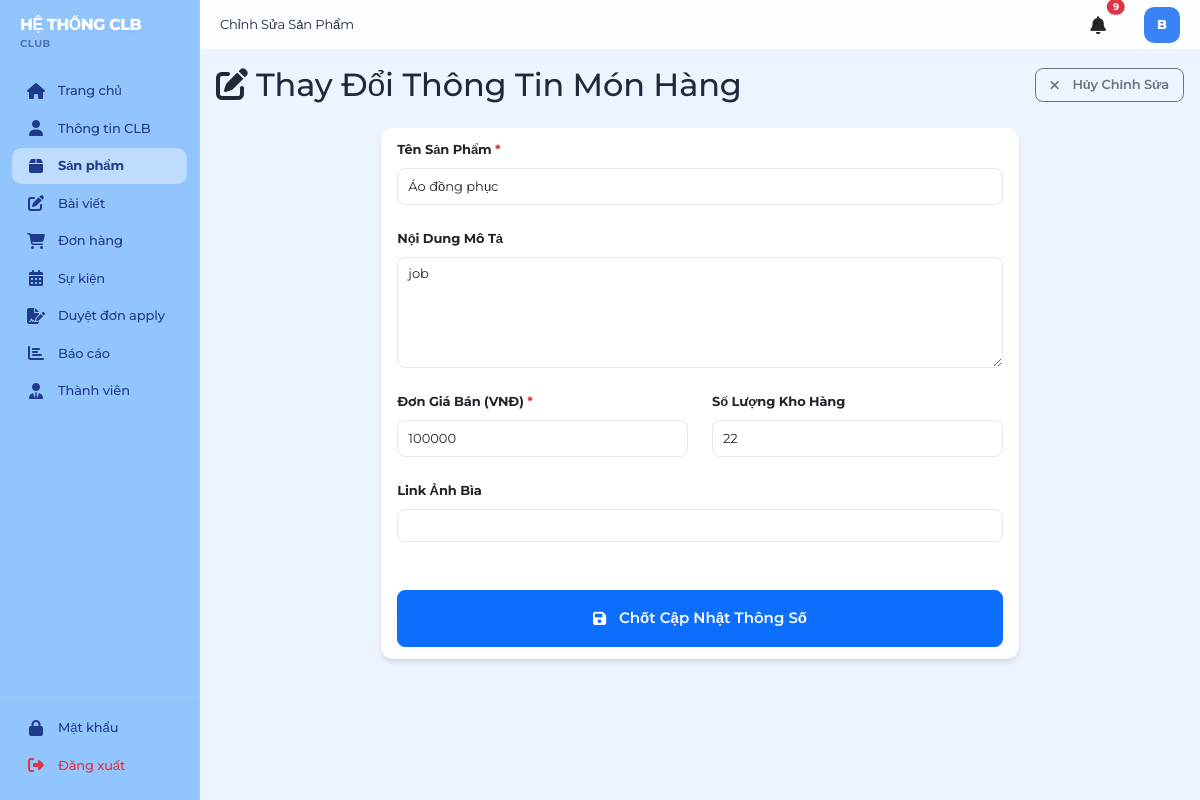
Page /club/products/edit/1 (signed in) on the committed database.
### models.py (models this page shows, shortened)
class User(db.Model):
    __tablename__ = 'users'
    id = db.Column(db.Integer, primary_key=True)
    username = db.Column(db.String(120), unique=True, nullable=False)
    email = db.Column(db.String(120), unique=True, nullable=False)
    password_hash = db.Column(db.String(255), nullable=False)
    user_type = db.Column(db.String(20), nullable=False)  # student, club, admin
    status = db.Column(db.String(20), default=STATUS_ACTIVE)  # active, inactive
    created_at = db.Column(db.DateTime, default=datetime.utcnow)
    updated_at = db.Column(db.DateTime, default=datetime.utcnow, onupdate=datetime.utcnow)
    student_profile = db.relationship('Student', backref='user', uselist=False, cascade='all, delete-orphan')
    club_profile = db.relationship('Club', backref='user', uselist=False, cascade='all, delete-orphan', foreign_keys='Club.user_id')
    def is_student(self):
        return self.user_type == USER_TYPE_STUDENT
    def is_club(self):
        return self.user_type == USER_TYPE_CLUB

class Product(db.Model):
    __tablename__ = 'products'
    id = db.Column(db.Integer, primary_key=True)
    club_id = db.Column(db.Integer, db.ForeignKey('clubs.id'), nullable=False)
    product_name = db.Column(db.String(200), nullable=False)
    description = db.Column(db.Text)
    price = db.Column(db.Float, nullable=False)
    quantity = db.Column(db.Integer, default=0)
    image_url = db.Column(db.String(255))
    status = db.Column(db.String(20), default=STATUS_PENDING)  # pending, approved, active, inactive
    created_at = db.Column(db.DateTime, default=datetime.utcnow)
    updated_at = db.Column(db.DateTime, default=datetime.utcnow, onupdate=datetime.utcnow)
    order_items = db.relationship('OrderItem', backref='product', cascade='all, delete-orphan')

### app.py (the view, shortened to what this page needs)
@app.route('/club/products/edit/<int:product_id>', methods=['GET', 'POST'])
@login_required
def edit_product(product_id):
    if not current_user.is_club():
        return redirect(url_for('index'))
    product = Product.query.get_or_404(product_id)
    if product.club_id != current_user.club_profile.id:
        flash('Bạn không có quyền', 'danger')
        return redirect(url_for('club_products'))
    return render_template('club/edit_product.html', product=product)

### templates/club/edit_product.html (shortened to what this page needs)
{% extends "base.html" %}
{% block page_title %}Chỉnh Sửa Sản Phẩm{% endblock %}
{% block content %}
<div class="d-flex justify-content-between align-items-center mb-4">
    <h2 class="page-title mb-0">
        <i class="fas fa-edit me-2"></i>Thay Đổi Thông Tin Món Hàng
    </h2>
    <a href="{{ url_for('club_products') }}" class="btn btn-outline-secondary">
        <i class="fas fa-times me-2"></i>Hủy Chỉnh Sửa
    </a>
</div>
<div class="row justify-content-center">
    <div class="col-md-8">
        <div class="card shadow-sm border-0 rounded-4">
            <div class="card-body p-5">
                <form action="{{ url_for('edit_product', product_id=product.id) }}" method="POST">
                    <div class="mb-4">
                        <label for="product_name" class="form-label fw-bold">Tên Sản Phẩm <span class="text-danger">*</span></label>
                        <input type="text" class="form-control form-control-lg" id="product_name" name="product_name" required value="{{ product.product_name }}">
                    </div>
                    <div class="mb-4">
                        <label for="description" class="form-label fw-bold">Nội Dung Mô Tả</label>
                        <textarea class="form-control" id="description" name="description" rows="5">{{ product.description }}</textarea>
                    </div>
                    <div class="row mb-4">
                        <div class="col-md-6">
                            <label for="price" class="form-label fw-bold">Đơn Giá Bán (VNĐ) <span class="text-danger">*</span></label>
                            <input type="number" class="form-control form-control-lg" id="price" name="price" required min="1000" step="1" value="{{ product.price | int }}">
                        </div>
                        <div class="col-md-6">
                            <label for="quantity" class="form-label fw-bold">Số Lượng Kho Hàng</label>
                            <input type="number" class="form-control form-control-lg" id="quantity" name="quantity" min="0" value="{{ product.quantity }}">
                        </div>
                    </div>
                     <div class="mb-4">
                        <label for="image_url" class="form-label fw-bold">Link Ảnh Bìa</label>
                        <input type="url" class="form-control" id="image_url" name="image_url" value="{{ product.image_url }}">
                    </div>
                    <div class="d-grid mt-5">
                        <button type="submit" class="btn btn-primary btn-lg p-3" style="font-weight: 600;">
                            <i class="fas fa-save me-2"></i>Chốt Cập Nhật Thông Số
                        </button>
                    </div>
                </form>
            </div>
        </div>
    </div>
</div>
{% endblock %}

### templates/base.html (shortened to what this page needs)
<!DOCTYPE html>
<html lang="vi">
<head>
    <link href="https://cdn.jsdelivr.net/npm/bootstrap@5.3.0/dist/css/bootstrap.min.css" rel="stylesheet">
    <link rel="stylesheet" href="https://cdnjs.cloudflare.com/ajax/libs/font-awesome/6.4.0/css/all.min.css">
<link rel="stylesheet" href="{{ url_for('static', filename='css/style.css') }}">
</head>
<body>
    <div class="layout">
        {% if not hide_sidebar %}
        <div class="sidebar">
            <div class="logo">
                <h5>HỆ THỐNG CLB</h5>
                <p>{% if current_user.is_authenticated %}{{ current_user.user_type }}{% else %}Sinh viên{% endif %}</p>
            </div>
            <nav class="sidebar-nav">
                {% if current_user.is_authenticated %}
                    {% if current_user.is_student() %}
                        <div class="nav-item">
                            <a href="{{ url_for('student_dashboard') }}" class="nav-link {% if request.endpoint == 'student_dashboard' %}active{% endif %}">
                                <i class="fas fa-home"></i> Trang chủ
                            </a>
                        </div>
                        <div class="nav-item">
                            <a href="{{ url_for('student_profile') }}" class="nav-link {% if request.endpoint and 'profile' in request.endpoint %}active{% endif %}">
                                <i class="fas fa-user"></i> Hồ sơ cá nhân
                            </a>
                        </div>
                        <div class="nav-item">
                            <a href="{{ url_for('student_activities') }}" class="nav-link {% if request.endpoint == 'student_activities' %}active{% endif %}">
                                <i class="fas fa-tasks"></i> Hoạt động của tôi
                            </a>
                        </div>
                        <div class="nav-item">
                            <a href="{{ url_for('student_clubs') }}" class="nav-link {% if request.endpoint == 'student_clubs' %}active{% endif %}">
                                <i class="fas fa-users"></i> Khám phá CLB
                            </a>
                        </div>
                        <div class="nav-item">
                            <a href="{{ url_for('student_events') }}" class="nav-link {% if request.endpoint == 'student_events' %}active{% endif %}">
                                <i class="fas fa-calendar"></i> Sự kiện
                            </a>
                        </div>
                        <div class="nav-item">
                            <a href="{{ url_for('products_list') }}" class="nav-link {% if 'product' in request.endpoint|string %}active{% endif %}">
                                <i class="fas fa-shopping-bag"></i> Cửa hàng
                            </a>
                        </div>
                        <div class="nav-item">
                            <a href="{{ url_for('cart') }}" class="nav-link {% if request.endpoint == 'cart' %}active{% endif %}">
                                <i class="fas fa-shopping-cart"></i> Giỏ hàng
                            </a>
                        </div>
                        <div class="nav-item">
                            <a href="{{ url_for('orders_list') }}" class="nav-link {% if request.endpoint == 'orders_list' %}active{% endif %}">
                                <i class="fas fa-receipt"></i> Đơn hàng
                            </a>
                        </div>
                        <div class="nav-item">
                            <a href="{{ url_for('student_club_register') }}" class="nav-link {% if request.endpoint == 'student_club_register' %}active{% endif %}">
                                <i class="fas fa-edit"></i> Đăng ký CLB
                            </a>
                        </div>
                    {% elif current_user.is_club() %}
                        <div class="nav-item">
                            <a href="{{ url_for('club_dashboard') }}" class="nav-link {% if request.endpoint == 'club_dashboard' %}active{% endif %}">
                                <i class="fas fa-home"></i> Trang chủ
                            </a>
                        </div>
                        <div class="nav-item">
                            <a href="{{ url_for('club_profile') }}" class="nav-link {% if request.endpoint == 'club_profile' %}active{% endif %}">
                                <i class="fas fa-user"></i> Thông tin CLB
                            </a>
                        </div>
                        <div class="nav-item">
                            <a href="{{ url_for('club_products') }}" class="nav-link {% if 'product' in request.endpoint|string %}active{% endif %}">
                                <i class="fas fa-box"></i> Sản phẩm
                            </a>
                        </div>
                        <div class="nav-item">
                            <a href="{{ url_for('club_posts') }}" class="nav-link {% if 'post' in request.endpoint|string %}active{% endif %}">
                                <i class="fas fa-edit"></i> Bài viết
                            </a>
                        </div>
                        <div class="nav-item">
                            <a href="{{ url_for('club_orders') }}" class="nav-link {% if 'order' in request.endpoint|string %}active{% endif %}">
                                <i class="fas fa-shopping-cart"></i> Đơn hàng
                            </a>
                        </div>
                        <div class="nav-item">
                            <a href="{{ url_for('club_events') }}" class="nav-link {% if 'event' in request.endpoint|string %}active{% endif %}">
                                <i class="fas fa-calendar-alt"></i> Sự kiện
                            </a>
                        </div>
                        <div class="nav-item">
                            <a href="{{ url_for('club_applications') }}" class="nav-link {% if request.endpoint == 'club_applications' %}active{% endif %}">
                                <i class="fas fa-file-signature"></i> Duyệt đơn apply
                            </a>
                        </div>
                        <div class="nav-item">
                            <a href="{{ url_for('club_reports') }}" class="nav-link {% if request.endpoint == 'club_reports' %}active{% endif %}">
                                <i class="fas fa-chart-bar"></i> Báo cáo
                            </a>
                        </div>
                        <div class="nav-item">
                            <a href="{{ url_for('club_members') }}" class="nav-link {% if request.endpoint == 'club_members' %}active{% endif %}">
                                <i class="fas fa-user-tie"></i> Thành viên
                            </a>
                        </div>
                    {% endif %}
                {% endif %}
            </nav>
            {% if current_user.is_authenticated %}
            <div class="sidebar-footer">
                <div class="nav-item">
                    <a href="{{ url_for('change_credentials') }}" class="nav-link {% if request.endpoint == 'change_credentials' %}active{% endif %}">
                        <i class="fas fa-lock"></i> Mật khẩu
                    </a>
                </div>
                <div class="nav-item">
                    <a href="{{ url_for('logout') }}" class="nav-link text-danger">
                        <i class="fas fa-sign-out-alt"></i> Đăng xuất
                    </a>
                </div>
            </div>
            {% endif %}
        </div>
        {% endif %}
        <div class="main-container {% if hide_sidebar %}no-sidebar{% endif %}">
            {% if not hide_sidebar %}
            <div class="top-header">
                <div class="header-left">
                    {% block page_title %}{% endblock %}
                </div>
                <div class="header-right">
                    <a href="{{ url_for('notifications_list') }}" class="notification-icon position-relative text-dark text-decoration-none me-3">
                        <i class="fas fa-bell"></i>
                        {% if unread_count > 0 %}
                        <span class="position-absolute top-0 start-100 translate-middle badge rounded-pill bg-danger" style="font-size: 0.6rem; padding: 0.35em 0.65em; border: 2px solid #fff;">
                            {{ unread_count if unread_count < 100 else '99+' }}
                        </span>
                        {% endif %}
                    </a>
                    {% if current_user.is_authenticated %}
                        {% set avatar = None %}
                        {% if current_user.is_student() and current_user.student_profile and current_user.student_profile.avatar_url %}
                            {% set avatar = current_user.student_profile.avatar_url %}
                        {% elif current_user.is_club() and current_user.club_profile and current_user.club_profile.logo_url %}
                            {% set avatar = current_user.club_profile.logo_url %}
                        {% endif %}
                        {% if avatar %}
                        <div class="user-avatar border border-2 shadow-sm" title="{{ current_user.username }}">
                            <img src="{{ avatar }}" alt="Avatar" style="width: 100%; height: 100%; object-fit: cover; border-radius: 50%;">
                        </div>
                        {% else %}
                        <div class="user-avatar" title="{{ current_user.username or 'User' }}">
                            {{ (current_user.username[0].upper() if current_user.username else '?') }}
                        </div>
                        {% endif %}
                    {% endif %}
                </div>
            </div>
            {% endif %}
            <div class="content-area">
                {% block content %}{% endblock %}
            </div>
        </div>
    </div>
</body>
</html>

### rows in the picture
User: user_type "CLUB", username "B"
Product: product_name "Áo đồng phục", description "job", price "100000", quantity "22"

### other values in the picture
{{ unread_count if unread_count < 100 else '99+' }} "9"
